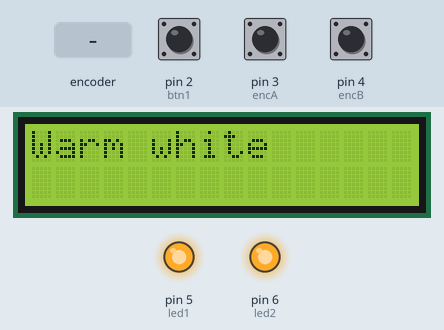
Recording of a sketch running on a simulated Arduino Uno, built with avr-gcc and run on an emulated ATmega328P. Shown: 16×2 character LCD, output pins drawn as LEDs (lit = HIGH). Inputs (shaded band) come from the test bench; at power-on: pin 2 (btn1) HIGH, pin 3 (encA) HIGH, pin 4 (encB) HIGH. What the sketch prints to the serial monitor is not drawn.

Above: at 1.2 s.
1.3 s: rotary encoder on pin 3 (encA) / pin 4 (encB) turned 3 steps (first pin leading)
At 2.2 s:
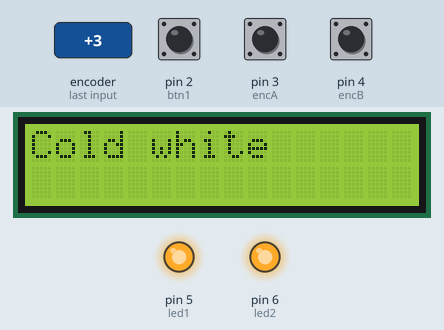
3.4 s: pin 2 (btn1) pulled LOW for 0.15 s
At 4.0 s:
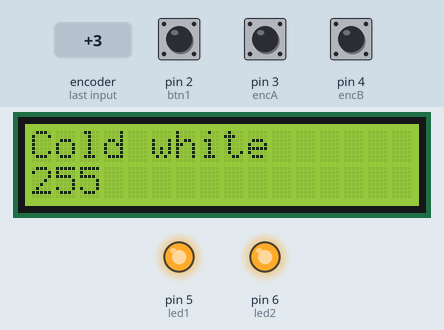
5.1 s: rotary encoder on pin 3 (encA) / pin 4 (encB) turned 2 steps (second pin leading)
At 6.6 s:
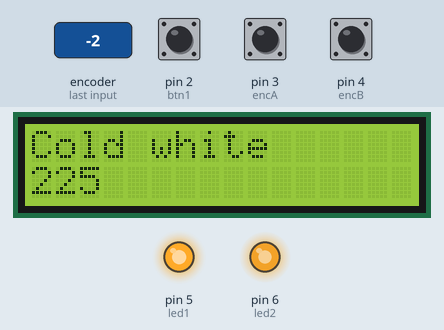
Timing chart, 0 to 8.1 s (numbered marks = the images above; inputs shaded):
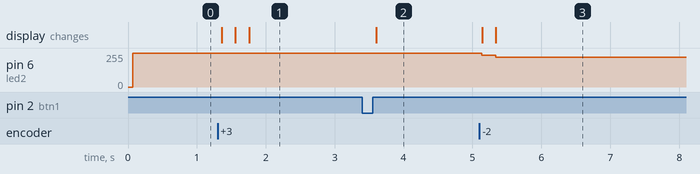

Measured:
- after the input at 1.3 s, the display: changes after 0.06 s (image 1)
- after the input at 3.4 s, the display: changes after 0.20 s (image 2)
- after the input at 5.1 s, pin 6 (led2): 255/255 → 240/255 at once, → 225/255 0.20 s later; the display: first changes at once (image 3 shows a later state)

The sketch:

SoftBoxLEDregulator.ino
```cpp
#include <Wire.h>
#include <LiquidCrystal_I2C.h>

//buttons
#define btn1 2

//rotary encoders
#define encA 3
#define encB 4

//leds
#define led1 5  //warm white
#define led2 6  //cold white

//constants
#define longPress 350 //minimum time needed for button - long press(millisecond )
#define menu_size 1

//display
#define lcdAddr 0x27
LiquidCrystal_I2C lcd(lcdAddr, 16, 2);

//variables
int btn1State;
int counter = 0;
int lastPosA;
int lastPosB;
int currPosA;
int currPosB;
bool menu_default = 1;
bool menu1 = 0;
bool menu2 = 0;
int cold_white = 255; //menu1
int warm_white = 255; //menu2

void setup() {
  pinMode(btn1, INPUT_PULLUP);
  pinMode(led1, OUTPUT);
  pinMode(encA, INPUT);
  pinMode(encB, INPUT);
  Serial.begin(9600);
  lcd.begin();
  lcd.backlight();
  lcd.clear();
  analogWrite(led1,warm_white);
  analogWrite(led2,cold_white);
}

void loop() {
  //rotary encoder

  currPosA = digitalRead(encA);
  currPosB = digitalRead(encB);
  if ((currPosA != lastPosA)){
    if ((currPosA == 0) and (currPosB == 0)){
      if (menu_default == 1){
        counter--;
        if (counter < 0){
          counter = menu_size;
          }
        Serial.println(counter);
      }
     else if (menu1 == 1){
      warm_white -=15;
      if (warm_white < 0){
        warm_white = 0;
        }
      lcd.setCursor(0,1);
      lcd.print(warm_white);
      analogWrite(led1,warm_white);
      }
     else if (menu2 == 1){
      cold_white -=15;
      if (cold_white < 0){
        cold_white = 0;
        }
      lcd.setCursor(0,1);
      lcd.print(cold_white);
      analogWrite(led2,cold_white);
      }
    }
    if ((currPosA == 1) and (currPosB == 0)){
      if (menu_default == 1){
        counter++;
        if (counter > menu_size){
          counter = 0;
          }
        Serial.println(counter);
      }
      else if (menu1 == 1){
      warm_white +=15;
      if (warm_white > 255){
        warm_white = 255;
        }
      lcd.setCursor(0,1);
      lcd.print(warm_white);
      analogWrite(led1,warm_white);
      }
     else if (menu2 == 1){
      cold_white +=15;
      if (cold_white > 255){
        cold_white = 255;
        }
      lcd.setCursor(0,1);
      lcd.print(cold_white);
      analogWrite(led2,cold_white);
      }
    }
  lastPosA = currPosA;
  lastPosB = currPosB;
  }
  switch(counter){
    case 0:
      lcd.setCursor(0,0);
      lcd.print("Warm white");
      if (buttonPress(btn1) == 1){
        if (menu_default == 1){
          menu1 = 1;
          menu_default = 0;
          lcd.setCursor(0,1);
          lcd.print(warm_white);
          }
        else{
          menu1 = 0;
          menu_default = 1;
          lcd.setCursor(0,1);
          lcd.print("                ");
          }
        }
      break;
    case 1:
      lcd.setCursor(0,0);
      lcd.print("Cold white");
      if (buttonPress(btn1) == 1){
        if (menu_default == 1){
          menu2 = 1;
          menu_default = 0;
          lcd.setCursor(0,1);
          lcd.print(cold_white);
          }
        else{
          menu2 = 0;
          menu_default = 1;
          lcd.setCursor(0,1);
          lcd.print("                ");
          }
        }
      break;

    }
}
//return 1 for short press, return 2 for long press
//function parameter - input button pin
int buttonPress(int btn){
  int lastMillis = millis();
  int millisState;
  bool btnState = 0;
  bool pressed = 0;
  int val = 0;
  if (digitalRead(btn) == LOW){
    btnState = 1;
    pressed = 1;
    }
  while (btnState == 1){
    btnState = 0;
    if (digitalRead(btn) == LOW){
      btnState = 1;
      }
    }
  millisState = millis() - lastMillis;
  if (pressed == 1){
    if (millisState < longPress) {
      val = 1;
      delay(50);
      }
    else{
      val = 2;
      delay(50);
      }
    }
  return val;
  }
```
